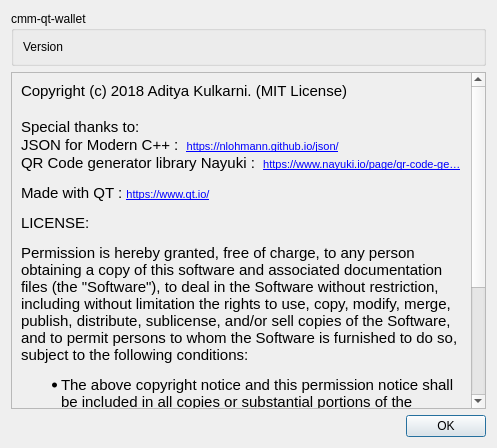
<?xml version="1.0" encoding="UTF-8"?>
<ui version="4.0">
 <class>about</class>
 <widget class="QDialog" name="about">
  <property name="geometry">
   <rect>
    <x>0</x>
    <y>0</y>
    <width>497</width>
    <height>448</height>
   </rect>
  </property>
  <property name="windowTitle">
   <string>About</string>
  </property>
  <layout class="QVBoxLayout" name="verticalLayout">
   <item>
    <widget class="QGroupBox" name="groupBox">
     <property name="title">
      <string notr="true">cmm-qt-wallet</string>
     </property>
     <layout class="QVBoxLayout" name="verticalLayout_2">
      <item>
       <widget class="QLabel" name="versionLabel">
        <property name="text">
         <string notr="true">Version</string>
        </property>
       </widget>
      </item>
     </layout>
    </widget>
   </item>
   <item>
    <widget class="QScrollArea" name="scrollArea">
     <property name="widgetResizable">
      <bool>true</bool>
     </property>
     <widget class="QWidget" name="scrollAreaWidgetContents">
      <property name="geometry">
       <rect>
        <x>0</x>
        <y>0</y>
        <width>463</width>
        <height>517</height>
       </rect>
      </property>
      <layout class="QVBoxLayout" name="verticalLayout_3">
       <item>
        <widget class="QLabel" name="label">
         <property name="text">
          <string notr="true">&lt;!DOCTYPE HTML PUBLIC &quot;-//W3C//DTD HTML 4.0//EN&quot; &quot;http://www.w3.org/TR/REC-html40/strict.dtd&quot;&gt;
&lt;html&gt;&lt;head&gt;&lt;meta name=&quot;qrichtext&quot; content=&quot;1&quot; /&gt;&lt;style type=&quot;text/css&quot;&gt;
p, li { white-space: pre-wrap; }
&lt;/style&gt;&lt;/head&gt;&lt;body style=&quot; font-family:'MS Shell Dlg 2'; font-size:8.1pt; font-weight:400; font-style:normal;&quot;&gt;
&lt;p style=&quot; margin-top:0px; margin-bottom:0px; margin-left:0px; margin-right:0px; -qt-block-indent:0; text-indent:0px;&quot;&gt;&lt;span style=&quot; font-family:'Ubuntu'; font-size:11pt;&quot;&gt;Copyright (c) 2018 Aditya Kulkarni. (MIT License)&lt;/span&gt;&lt;/p&gt;
&lt;p style=&quot;-qt-paragraph-type:empty; margin-top:0px; margin-bottom:0px; margin-left:0px; margin-right:0px; -qt-block-indent:0; text-indent:0px; font-family:'Ubuntu'; font-size:11pt;&quot;&gt;&lt;br /&gt;&lt;/p&gt;
&lt;p style=&quot; margin-top:0px; margin-bottom:0px; margin-left:0px; margin-right:0px; -qt-block-indent:0; text-indent:0px;&quot;&gt;&lt;span style=&quot; font-family:'Ubuntu'; font-size:11pt;&quot;&gt;Special thanks to:&lt;/span&gt;&lt;/p&gt;
&lt;p style=&quot; margin-top:0px; margin-bottom:0px; margin-left:0px; margin-right:0px; -qt-block-indent:0; text-indent:0px;&quot;&gt;&lt;span style=&quot; font-family:'Ubuntu'; font-size:11pt;&quot;&gt;JSON for Modern C++ :  &lt;/span&gt;&lt;a href=&quot;https://nlohmann.github.io/json/&quot;&gt;&lt;span style=&quot; font-size:8pt; text-decoration: underline; color:#0000ff;&quot;&gt;https://nlohmann.github.io/json/&lt;/span&gt;&lt;/a&gt;&lt;/p&gt;
&lt;p style=&quot; margin-top:0px; margin-bottom:0px; margin-left:0px; margin-right:0px; -qt-block-indent:0; text-indent:0px;&quot;&gt;&lt;span style=&quot; font-family:'Ubuntu'; font-size:11pt;&quot;&gt;QR Code generator library Nayuki :  &lt;/span&gt;&lt;a href=&quot;https://www.nayuki.io/page/qr-code-generator-library&quot;&gt;&lt;span style=&quot; font-size:8pt; text-decoration: underline; color:#0000ff;&quot;&gt;https://www.nayuki.io/page/qr-code-ge…&lt;/span&gt;&lt;/a&gt;&lt;/p&gt;
&lt;p style=&quot; margin-top:12px; margin-bottom:12px; margin-left:0px; margin-right:0px; -qt-block-indent:0; text-indent:0px;&quot;&gt;&lt;span style=&quot; font-family:'Ubuntu'; font-size:11pt;&quot;&gt;Made with QT : &lt;/span&gt;&lt;a href=&quot;https://www.qt.io/&quot;&gt;&lt;span style=&quot; font-size:8pt; text-decoration: underline; color:#0000ff;&quot;&gt;https://www.qt.io/&lt;/span&gt;&lt;/a&gt;&lt;/p&gt;
&lt;p style=&quot; margin-top:12px; margin-bottom:12px; margin-left:0px; margin-right:0px; -qt-block-indent:0; text-indent:0px;&quot;&gt;&lt;span style=&quot; font-family:'Ubuntu'; font-size:11pt;&quot;&gt;LICENSE:&lt;/span&gt;&lt;/p&gt;
&lt;p style=&quot; margin-top:12px; margin-bottom:12px; margin-left:0px; margin-right:0px; -qt-block-indent:0; text-indent:0px;&quot;&gt;&lt;span style=&quot; font-family:'Ubuntu'; font-size:11pt;&quot;&gt;Permission is hereby granted, free of charge, to any person obtaining a copy of this software and associated documentation files (the &amp;quot;Software&amp;quot;), to deal in the Software without restriction, including without limitation the rights to use, copy, modify, merge, publish, distribute, sublicense, and/or sell copies of the Software, and to permit persons to whom the Software is furnished to do so, subject to the following conditions:&lt;/span&gt;&lt;/p&gt;
&lt;ul style=&quot;margin-top: 0px; margin-bottom: 0px; margin-left: 0px; margin-right: 0px; -qt-list-indent: 1;&quot;&gt;&lt;li style=&quot; font-family:'Ubuntu'; font-size:11pt;&quot; style=&quot; margin-top:12px; margin-bottom:12px; margin-left:0px; margin-right:0px; -qt-block-indent:0; text-indent:0px;&quot;&gt;The above copyright notice and this permission notice shall be included in all copies or substantial portions of the Software.&lt;/li&gt;
&lt;li style=&quot; font-family:'Ubuntu'; font-size:11pt;&quot; style=&quot; margin-top:12px; margin-bottom:12px; margin-left:0px; margin-right:0px; -qt-block-indent:0; text-indent:0px;&quot;&gt;The Software is provided &amp;quot;as is&amp;quot;, without warranty of any kind, express or implied, including but not limited to the warranties of merchantability, fitness for a particular purpose and noninfringement. In no event shall the authors or copyright holders be liable for any claim, damages or other liability, whether in an action of contract, tort or otherwise, arising from, out of or in connection with the Software or the use or other dealings in the Software.&lt;/li&gt;&lt;/ul&gt;&lt;/body&gt;&lt;/html&gt;</string>
         </property>
         <property name="wordWrap">
          <bool>true</bool>
         </property>
         <property name="openExternalLinks">
          <bool>true</bool>
         </property>
         <property name="textInteractionFlags">
          <set>Qt::LinksAccessibleByMouse</set>
         </property>
        </widget>
       </item>
      </layout>
     </widget>
    </widget>
   </item>
   <item>
    <widget class="QDialogButtonBox" name="buttonBox">
     <property name="orientation">
      <enum>Qt::Horizontal</enum>
     </property>
     <property name="standardButtons">
      <set>QDialogButtonBox::Ok</set>
     </property>
    </widget>
   </item>
  </layout>
 </widget>
 <resources/>
 <connections>
  <connection>
   <sender>buttonBox</sender>
   <signal>accepted()</signal>
   <receiver>about</receiver>
   <slot>accept()</slot>
   <hints>
    <hint type="sourcelabel">
     <x>248</x>
     <y>254</y>
    </hint>
    <hint type="destinationlabel">
     <x>157</x>
     <y>274</y>
    </hint>
   </hints>
  </connection>
  <connection>
   <sender>buttonBox</sender>
   <signal>rejected()</signal>
   <receiver>about</receiver>
   <slot>reject()</slot>
   <hints>
    <hint type="sourcelabel">
     <x>316</x>
     <y>260</y>
    </hint>
    <hint type="destinationlabel">
     <x>286</x>
     <y>274</y>
    </hint>
   </hints>
  </connection>
 </connections>
</ui>
